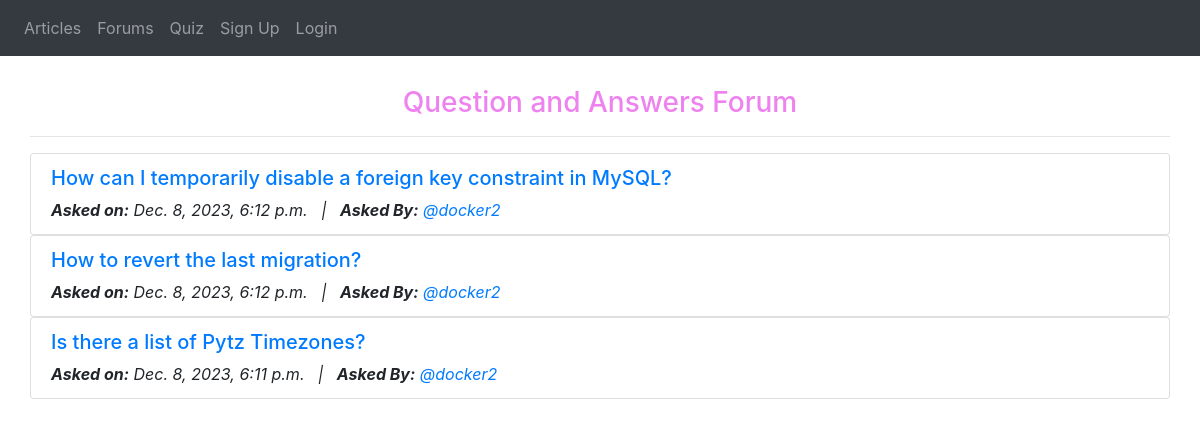
The app's page /forum/ with its own data.
### App_Forum/models.py (models this page shows, shortened)
class Question_post(models.Model):
    author = models.ForeignKey(User, on_delete=models.CASCADE, related_name='post_questions')
    description = models.TextField(blank=True)
    title = models.CharField(max_length=264,  blank= False)
    upload_date = models.DateTimeField(auto_now_add=True)
    update_date = models.DateTimeField(auto_now=True)
    class Meta:
        ordering = ('-upload_date',)

### App_Forum/views.py (the view)
# urls.py: path('', views.QuestionList.as_view(), name='question_lists'),
class QuestionList(ListView):
    context_object_name = 'question_list'  # this 'blog' will be passed to html as dictionary
    model = Question_post
    template_name = 'App_Forum/question_lists.html'

### templates/App_Forum/question_lists.html (shortened to what this page needs)
{% extends 'navbar.html' %}
{% block body_block %}
<center><h3 style="color:violet">Question and Answers Forum</h3></center>
<hr>
        {% for question in question_list %}
            <ul class="list-group">
                <li class="list-group-item">
                    <h5><a href="{% url 'App_Forum:question_detail' pk=question.pk %}">{{ question.title }}<a/></h5>
                    <h8><i><strong>Asked on:</strong> {{ question.upload_date }}  &nbsp; | &nbsp;   </i></h8>
                    <h8><i><strong>Asked By:</strong> <a href="#">@{{question.author}} </i></a></h8>
                </li>
            </ul>
        {% endfor %}
{% endblock %}

### records on screen
Question_post: title "How can I temporarily disable a foreign key constraint in MySQL?", upload_date "Dec. 8, 2023, 6:12 p.m.", author "docker2"
Question_post: title "How to revert the last migration?", upload_date "Dec. 8, 2023, 6:12 p.m.", author "docker2"
Question_post: title "Is there a list of Pytz Timezones?", upload_date "Dec. 8, 2023, 6:11 p.m.", author "docker2"
